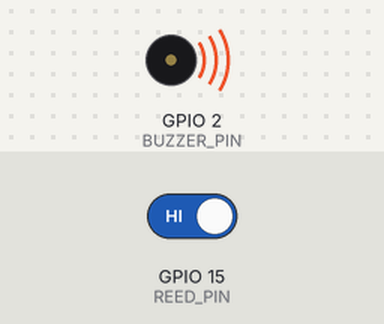
This program was run on a simulated ESP32. Parts: buzzer (waves = sounding, pin HIGH). The test bench sets the inputs (shaded band); at power-on: GPIO 15 (REED_PIN) HIGH. What the program prints to the serial monitor is not drawn.

Above: at 1.2 s.
1.3 s: GPIO 15 (REED_PIN) driven LOW
At 4.2 s:
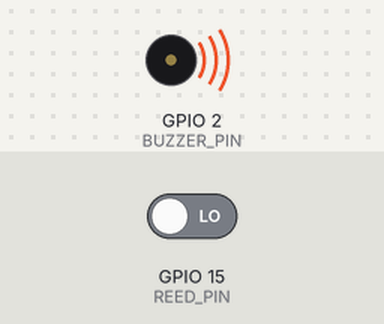
4.3 s: GPIO 15 (REED_PIN) driven HIGH
At 5.0 s:
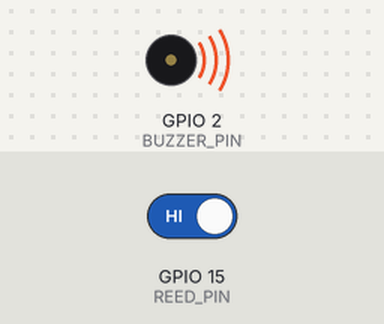
Timing chart, 0 to 7.3 s (numbered marks = the images above; inputs shaded):
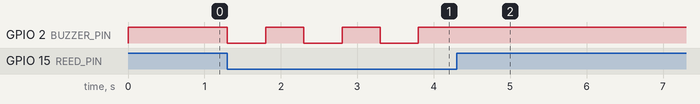

Measured:
- after the input at 1.3 s, GPIO 2 (BUZZER_PIN): alternates HIGH for 0.50 s and LOW for 0.50 s, starting at once
- after the input at 4.3 s, GPIO 2 (BUZZER_PIN): stops changing and stays HIGH

The program:

main.cpp
```cpp
#include <Arduino.h>
#define HIGH 0
#define LOW 1
// Set the pin numbers
#define REED_PIN 15   // Pin to which the reed switch is connected
#define BUZZER_PIN 2

void setup() {
  Serial.begin(115200);
  pinMode(REED_PIN, INPUT_PULLUP);   // Set the reed switch pin as input with internal pull-up resistor
  pinMode(BUZZER_PIN, OUTPUT);          // Set the LED pin as output
}

void loop() {
  int reedState = digitalRead(REED_PIN);   // Read the state of the reed switch
  Serial.println (reedState);
  if (reedState == HIGH) {                  // If the reed switch is closed
    digitalWrite(BUZZER_PIN, HIGH);
    delay(500);
    digitalWrite(BUZZER_PIN, LOW);
    delay(500);
  } else {
    digitalWrite(BUZZER_PIN, LOW);             // Turn off the LED
  }
}
```
